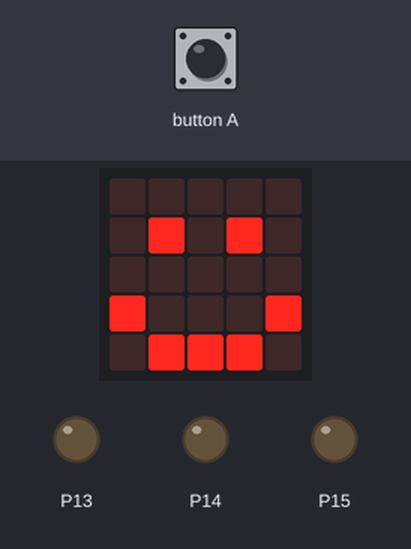
Simulated run of this program. Board: BBC micro:bit (MakeCode). Shown: the board's 5×5 LED display, output pins drawn as LEDs (lit = HIGH). The inputs (shaded band) are chosen by the test bench. The 48×5 strip is a reading aid, not a part: it shows the text the display is scrolling, unrolled, one strip-width of it at a time.

Above: at 1.8 s.
1.9 s: button A pressed for 0.15 s
At 6.4 s:
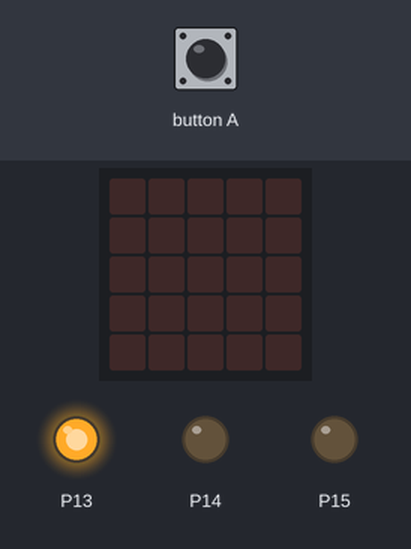
At 11.8 s:
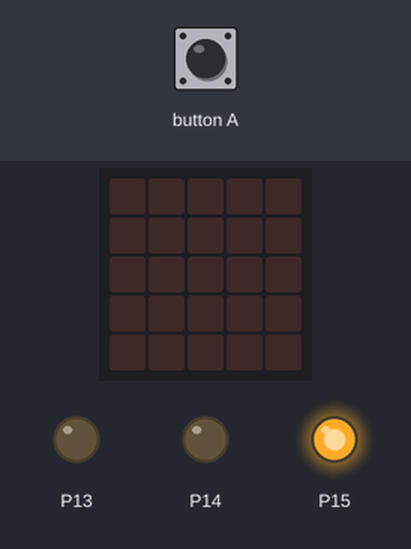
Timing chart, 0 to 20.0 s (numbered marks = the images above; inputs shaded):
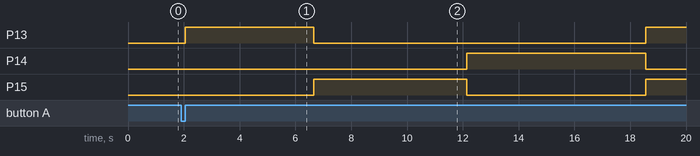

The program:

main.ts
```typescript
// (licence header left out)
basic.showIcon(IconNames.Happy)

// Button A
input.onButtonPressed(Button.A, function() {

    // Turn on Red
    pins.digitalWritePin(DigitalPin.P13, 1)
    pins.digitalWritePin(DigitalPin.P14, 0)
    pins.digitalWritePin(DigitalPin.P15, 0)
    basic.showString("Red")
    basic.pause(1000)

    // Turn on Blue
    pins.digitalWritePin(DigitalPin.P13, 0)
    pins.digitalWritePin(DigitalPin.P14, 0)
    pins.digitalWritePin(DigitalPin.P15, 1)
    basic.showString("Blue")
    basic.pause(1000)

    // Turn on Green
    pins.digitalWritePin(DigitalPin.P13, 0)
    pins.digitalWritePin(DigitalPin.P14, 1)
    pins.digitalWritePin(DigitalPin.P15, 0)
    basic.showString("Green")
    basic.pause(1000)

    // Turn on Magenta
    pins.digitalWritePin(DigitalPin.P13, 1)
    pins.digitalWritePin(DigitalPin.P14, 0)
    pins.digitalWritePin(DigitalPin.P15, 1)
    basic.showString("Magenta")
    basic.pause(1000)

    // Turn on Yellow
    pins.digitalWritePin(DigitalPin.P13, 1)
    pins.digitalWritePin(DigitalPin.P14, 1)
    pins.digitalWritePin(DigitalPin.P15, 0)
    basic.showString("Yellow")
    basic.pause(1000)

    // Turn on Cyan
    pins.digitalWritePin(DigitalPin.P13, 0)
    pins.digitalWritePin(DigitalPin.P14, 1)
    pins.digitalWritePin(DigitalPin.P15, 1)
    basic.showString("Cyan")
    basic.pause(1000)

    // Turn on White
    pins.digitalWritePin(DigitalPin.P13, 1)
    pins.digitalWritePin(DigitalPin.P14, 1)
    pins.digitalWritePin(DigitalPin.P15, 1)
    basic.showString("White")
    basic.pause(1000)

    // Turn off
    pins.digitalWritePin(DigitalPin.P13, 0)
    pins.digitalWritePin(DigitalPin.P14, 0)
    pins.digitalWritePin(DigitalPin.P15, 0)
    basic.pause(1000)

})
```

Measured:
- after the input at 1.9 s, P13: LOW → HIGH after 0.15 s, → LOW 4.6 s later, → HIGH 11.9 s later; P14: LOW → HIGH after 10.3 s, → LOW 6.4 s later; P15: LOW → HIGH after 4.8 s, → LOW 5.5 s later, → HIGH 6.4 s later
- what the display in image 1 shows lasts 1.0 s, from 5.7 s to 6.7 s
